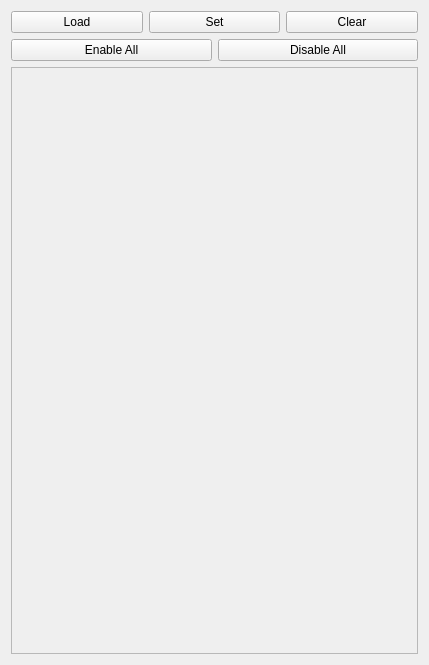
<?xml version="1.0" encoding="UTF-8"?>
<ui version="4.0">
 <class>lyt_main</class>
 <widget class="QWidget" name="lyt_main">
  <property name="geometry">
   <rect>
    <x>0</x>
    <y>0</y>
    <width>429</width>
    <height>665</height>
   </rect>
  </property>
  <property name="windowTitle">
   <string>Form</string>
  </property>
  <property name="styleSheet">
   <string notr="true"/>
  </property>
  <layout class="QVBoxLayout" name="verticalLayout_2">
   <item>
    <layout class="QVBoxLayout" name="verticalLayout">
     <item>
      <layout class="QHBoxLayout" name="lyt_btns" stretch="0,0,0">
       <property name="sizeConstraint">
        <enum>QLayout::SetDefaultConstraint</enum>
       </property>
       <item>
        <widget class="QPushButton" name="btn_load">
         <property name="text">
          <string>Load</string>
         </property>
        </widget>
       </item>
       <item>
        <widget class="QPushButton" name="btn_set">
         <property name="text">
          <string>Set</string>
         </property>
        </widget>
       </item>
       <item>
        <widget class="QPushButton" name="btn_clear">
         <property name="text">
          <string>Clear</string>
         </property>
        </widget>
       </item>
      </layout>
     </item>
     <item>
      <layout class="QHBoxLayout" name="horizontalLayout">
       <item>
        <widget class="QPushButton" name="btn_enableAll">
         <property name="text">
          <string>Enable All</string>
         </property>
        </widget>
       </item>
       <item>
        <widget class="QPushButton" name="btn_disableAll">
         <property name="text">
          <string>Disable All</string>
         </property>
        </widget>
       </item>
      </layout>
     </item>
     <item>
      <layout class="QVBoxLayout" name="lyt_parms">
       <property name="spacing">
        <number>0</number>
       </property>
       <item>
        <widget class="QScrollArea" name="scrollArea">
         <property name="sizePolicy">
          <sizepolicy hsizetype="Expanding" vsizetype="Expanding">
           <horstretch>0</horstretch>
           <verstretch>0</verstretch>
          </sizepolicy>
         </property>
         <property name="styleSheet">
          <string notr="true"/>
         </property>
         <property name="widgetResizable">
          <bool>true</bool>
         </property>
         <widget class="QWidget" name="scr_parms">
          <property name="geometry">
           <rect>
            <x>0</x>
            <y>0</y>
            <width>405</width>
            <height>579</height>
           </rect>
          </property>
          <property name="styleSheet">
           <string notr="true"/>
          </property>
         </widget>
        </widget>
       </item>
      </layout>
     </item>
    </layout>
   </item>
  </layout>
  <zorder>scrollArea</zorder>
  <zorder>btn_enableAll</zorder>
  <zorder>btn_disableAll</zorder>
 </widget>
 <resources/>
 <connections/>
</ui>
